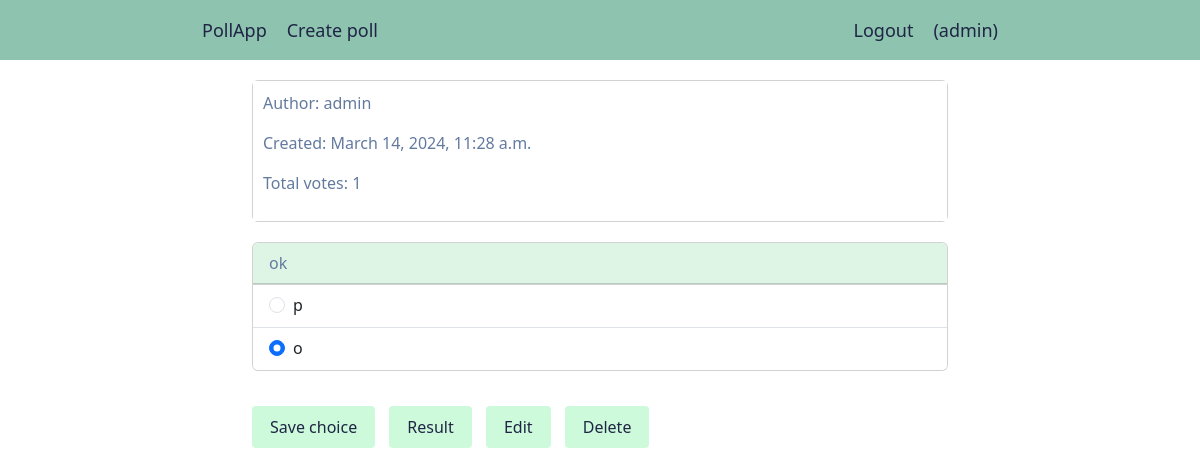
/poll/detail/13/ (signed in), run on an earlier commit of the app's database.
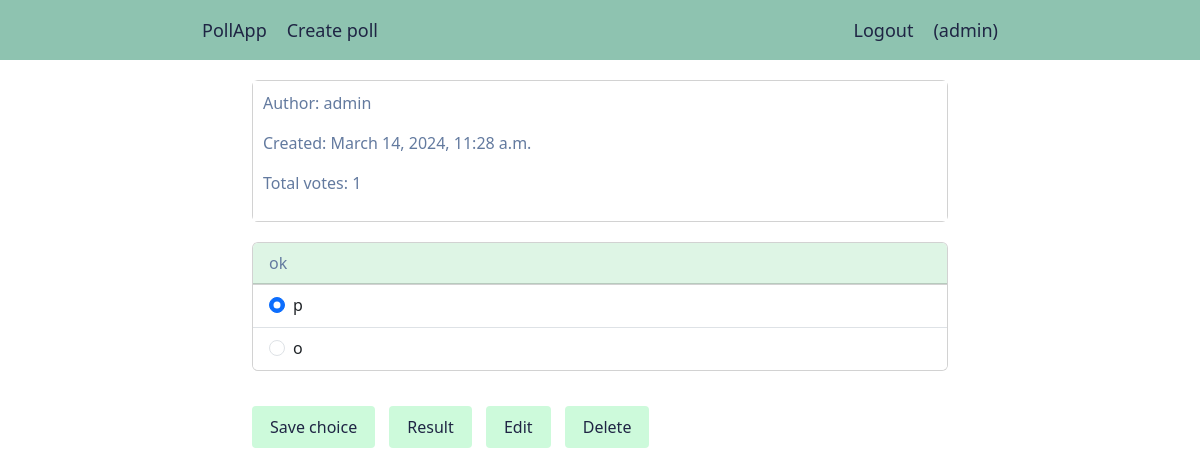
And on a later commit of the database.
### poll/models.py (models this page shows, shortened)
class Choice(models.Model):
    poll = models.ForeignKey(
        Poll, on_delete=models.CASCADE, related_name='choices'
    )
    choice = models.CharField(max_length=200)
    votes = models.PositiveIntegerField(default=0)
    def __str__(self):
        return self.choice

### poll/views.py (the view, shortened to what this page needs)
# urls.py: path('detail/<pk>/', views.PollDetailView.as_view(), name='detail'),
class PollDetailView(LoginRequiredMixin, TemplateResponseMixin, View):
    template_name = 'polls/detail.html'
    poll = None
    def dispatch(self, request, *args, **kwargs):
        self.poll = self.get_object(pk=kwargs.get('pk'))
        return super().dispatch(request, *args, **kwargs)
    def get_object(self, pk: int) -> Poll:
        return Poll.objects.select_related('owner').get(id=pk)
    def get_context_data(self, **kwargs):
        context = kwargs
        selected_choice = self.request.user.get_selected_choice(
            self.poll.choices.all()
        )
        context['selected_choice'] = selected_choice
        context['choices'] = self.poll.get_result()
        return context
    def get(self, request, pk):
        context = self.get_context_data()
        context['poll'] = self.poll
        return self.render_to_response(context)

### poll/models.py (called while the page is built)
    def get_result(self) -> dict['Choice', float]:
        result = {}
        choices = self.choices.all()
        for choice in choices:
            if not choice.votes or not self.votes:
                result[choice] = 0
            else:
                result[choice] = round((choice.votes / self.votes) * 100, 2)
        return result

### users/models.py (called while the page is built)
    def get_selected_choice(
        self, queryset: models.QuerySet
    ) -> Optional[Choice]:
        selected_choice = self.selected_choices.filter(
            id__in=queryset.values('id')
        ).first()
        return selected_choice

### poll/templates/polls/detail.html (shortened to what this page needs)
{% extends "base.html" %}
{% block content %}
	<div class="card">
  	<div class="card-body card-info">
    	<p>Author: {{ poll.owner }}</p>
    	<p>Created: {{ poll.created }}</p>
    	<p>Total votes: {{ poll.votes }}</p>
  	</div>
	</div>
	<form action="{% url 'poll:detail' poll.id %}" method="post">
		<div class="card">
			<div class="card-header">
		  	{{ poll.title }}
			</div>
		    <ul class="list-group list-group-flush">
			    {% for choice in choices.keys %}
					  <li class="list-group-item">
					    <div class="form-check form-check-inline">
				  			<input class="form-check-input" type="radio" name="choices" id="{{ choice.id }}" value="{{ choice.id }}"
				  			{% if selected_choice.id == choice.id %}checked{% else %}required{% endif %}>
				  			<label class="form-check-label" for="{{ choice.id }}">{{ choice }}</label>
							</div>
						</li>
			    {% endfor %}
			  </ul>
		</div>
		<div id="options">
			<button type="submit" class="btn btn-mint">Save choice</button>
			<a href="{% url 'poll:result' poll.id %}" class="btn btn-mint">Result</a>
			{% if request.user == poll.owner %}
				<a href="{% url 'poll:edit' poll.id %}" class="btn btn-mint">
					Edit
				</a>
				<button type="button" id="delete-btn" class="btn btn-mint">
					Delete
				</button>
			{% endif %}
	</form>
{% endblock %}

What changed in the data, as far as the page shows it:
changed Choice (number 1 of 2 on the later page): choices "☐ p" → "☑ p"
computed for Choice (number 2 of 2 on the later page): choices "☑ o" → "☐ o"
